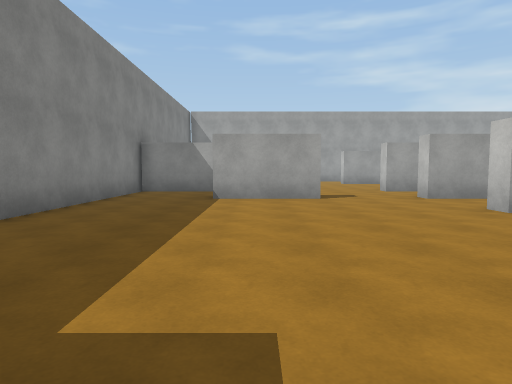
View 1 (above)

24 first-person views from a walk through a Unity game level. The camera is 1.4 m above the floor, tilts 4° down and sees 75° across. The floor is counted in squares, 2 m on a side. Each view is taken from the middle of a square. On the plan, view 1 faces up. The plan holds only what a view shows up to about 10 squares ahead; the rest is blank. The place goes on beyond the plan. Surface patterns are stand-ins for the level's own textures.

View 2
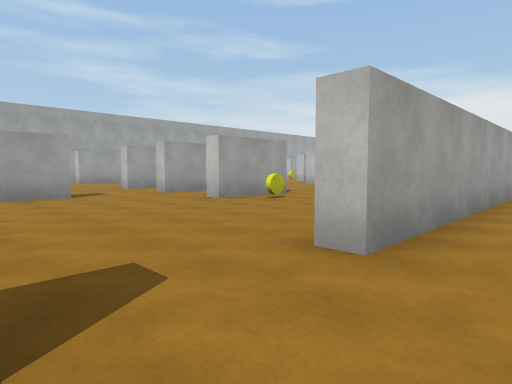

View 3
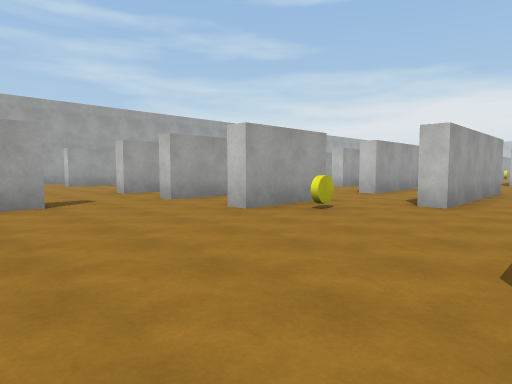

View 4
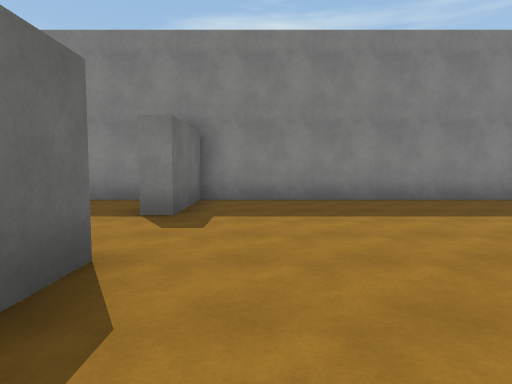

View 5
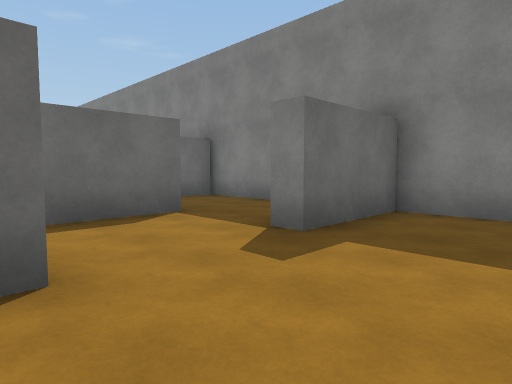

View 6
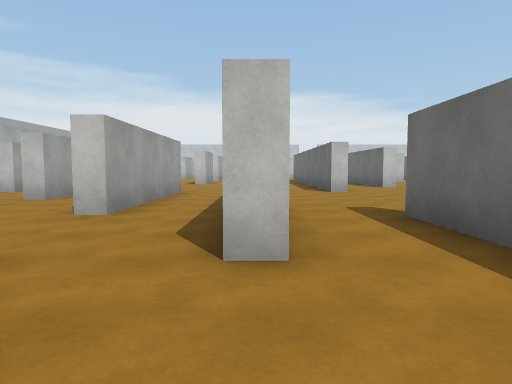

View 7
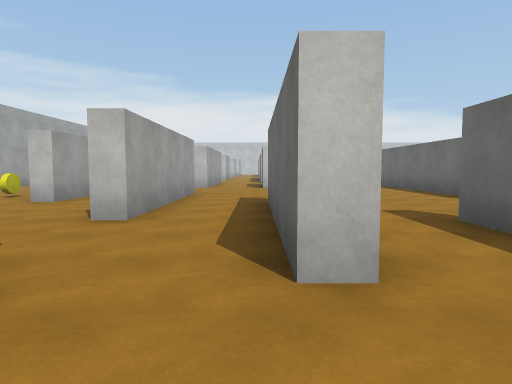

View 8
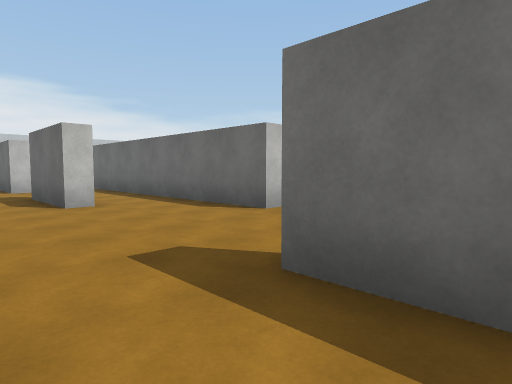

View 9
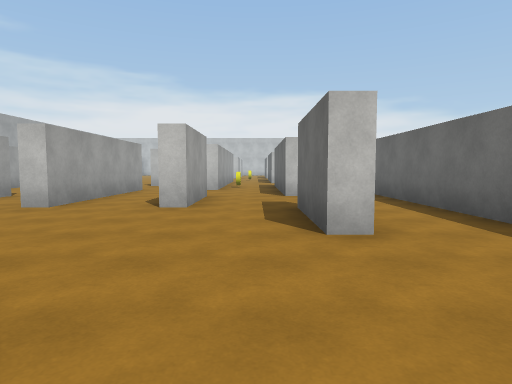

View 10
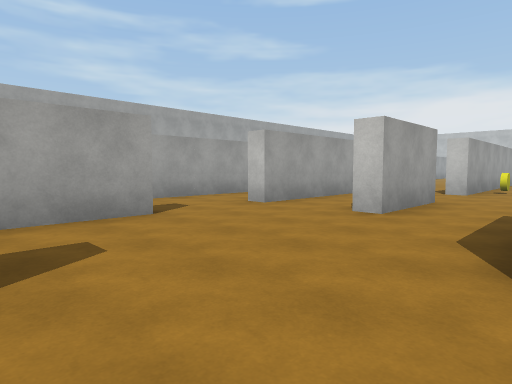

View 11
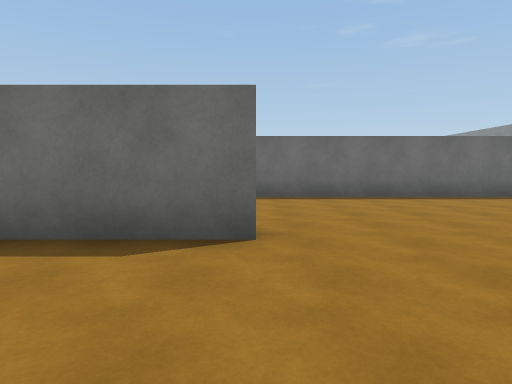

View 12
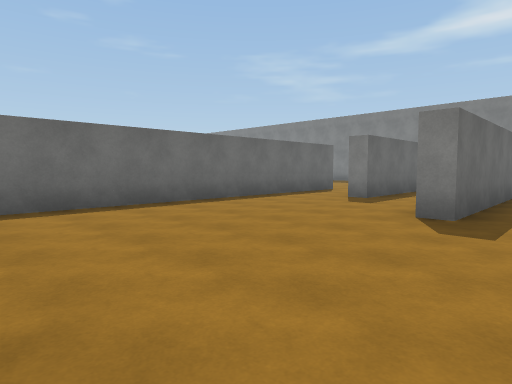

View 13
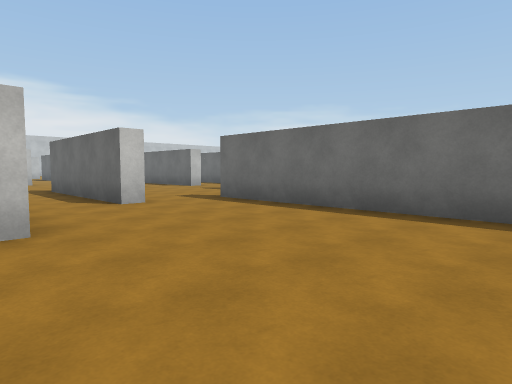

View 14
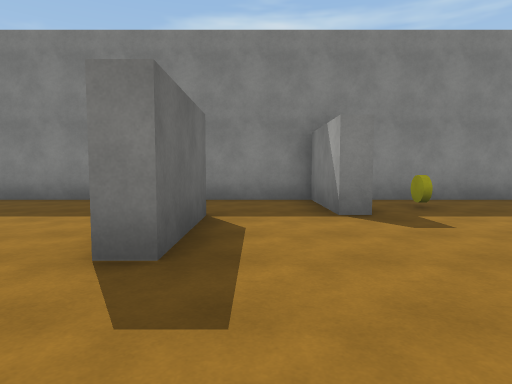

View 15
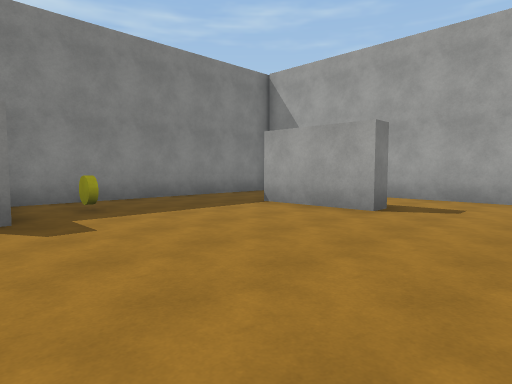

View 16
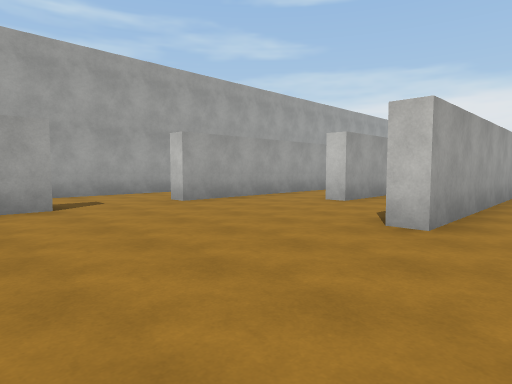

View 17
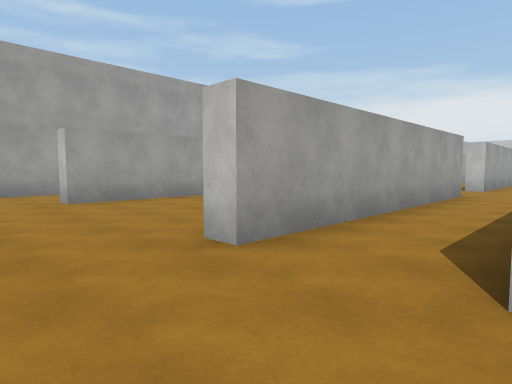

View 18
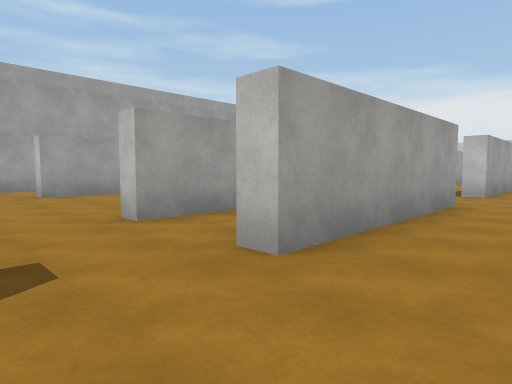

View 19
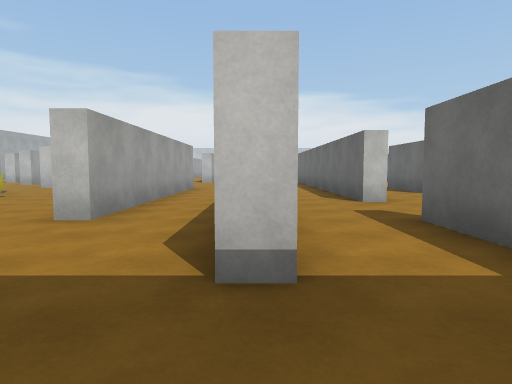

View 20
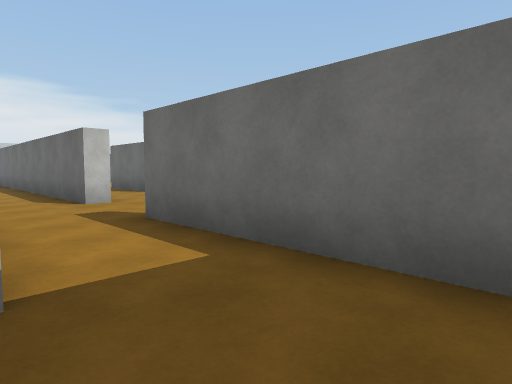

View 21
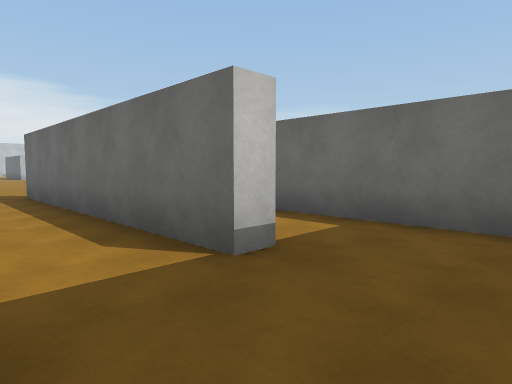

View 22
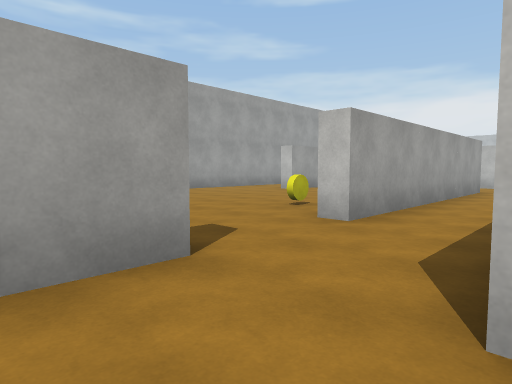

View 23
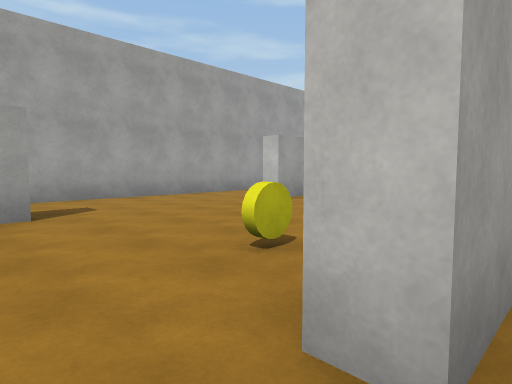

View 24
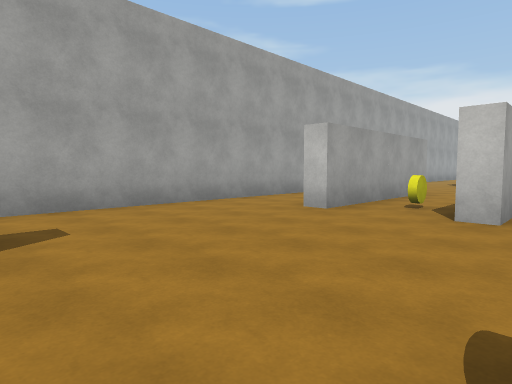

### Floor plan
Points are (right, up) in squares from view 1. A wall is a line through its corners. A room is listed if a view was taken in it or the views show most of it. See-through windows are left out.
Room 1 (views 1, 2, 3, 4, 5, 6, 18, 21)
walls: (1.5, 7.7) (-1, 7.7); (1.5, 0.2) (1.5, 0.7) (2.5, 0.7); (5.5, 5.2) (4, 5.2) (4, 5.8); (4.5, 0.7) (6.5, 0.7); (6.5, 2.7) (6.5, 3.2); (-3.6, 7.4) (-3.6, 0.7) (-1, 0.7) (-1, 0.2); (-1, -1.8) (0.5, -1.8); (-3.6, -0.6) (-3.6, -1.6)
ways out: opening at (6.5, 4.5) to room 2; opening at (-2.5, -2) to room 3; opening at (1, -0.5) to room 3; opening at (7.5, 2) to room 3; opening at (-2.5, 8) to room 4; opening at (2.5, 8) to room 4; opening at (4, 7) to room 4
objects: yellow cylinder (5, 4)
Room 2 (views 7, 8, 9, 10, 11, 12)
walls: (13.9, 5.2) (9, 5.2) (9, 5.7); (16.5, 2.6) (16.5, 3.2) (18.9, 3.2); (16.6, 7.7) (11.5, 7.7); (11.4, 5.7) (13.9, 5.7); (14, 0.7) (22.1, 0.7); (11.5, 2.7) (10.5, 2.7); (21.5, 5.2) (19, 5.2) (19, 5.8); (21.5, 2.8) (21.5, 3.2) (23, 3.2); (10.1, 3.2) (11.5, 3.2); (23, 7.7) (19, 7.7) (19, 8.2); (6.5, 5.2) (5.5, 5.2)
ways out: opening at (6.5, 4.5) to room 1; opening at (12, 2) to room 3; opening at (7.5, 6) to room 4; opening at (12.5, 7) to room 4; opening at (17.5, 8) to room 4
Room 3 (views 13, 19, 20)
walls: (8.5, 0.2) (1.5, 0.2); (10.5, 2.7) (6.5, 2.7); (6.5, 0.7) (9, 0.7) (9, 0.2); (14, 0.1) (14, 0.7); (16.5, -2.2) (16.5, -1.8) (21.5, -1.8); (4, -4.3) (16.5, -4.3); (0.5, -1.8) (6.5, -1.8) (6.5, -2.2); (-1, -2.4) (-1, -1.8); (-3.6, -1.6) (-3.6, -4.3) (1.5, -4.3)
ways out: opening at (-2.5, -2) to room 1; opening at (1, -0.5) to room 1; opening at (7.5, 2) to room 1; opening at (12, 2) to room 2; opening at (2.5, -4); opening at (17, -3)
Room 4 (views 14, 15, 16, 17, 22, 23)
walls: (6.5, 12.7) (6.5, 13.2); (9, 7.7) (4, 7.7) (4, 8.2); (5.5, 15.2) (4, 15.2); (9, 5.7) (11.4, 5.7); (11.6, 10.2) (4, 10.2) (4, 10.8); (11.5, 7.7) (11.5, 8.2); (1.5, 15.2) (-1, 15.2); (-1, 10.9) (-1, 10.2) (-3.6, 10.2) (-3.6, 7.4); (-1, 8.3) (1.5, 8.3) (1.5, 7.7); (-3.6, 15.4) (-3.6, 11.1); (21.5, 10.2) (14, 10.2) (14, 10.8)
ways out: opening at (-2.5, 8) to room 1; opening at (2.5, 8) to room 1; opening at (4, 7) to room 1; opening at (7.5, 6) to room 2; opening at (12.5, 7) to room 2; opening at (17.5, 8) to room 2; opening at (-2.5, 16) to room 5; opening at (2.5, 16) to room 5; opening at (6.7, 13.7) to room 5; opening at (12.5, 11) to room 5; opening at (22.5, 11) to room 5
objects: yellow cylinder (-2, 12)
Room 5 (view 24)
walls: (8.6, 12.7) (6.5, 12.7); (8, 15.2) (5.5, 15.2); (19.9, 12.7) (19, 12.7) (19, 13.2); (5.1, 18.1) (0.4, 18.1); (4, 15.2) (4, 15.8); (22.1, 18.1) (14.5, 18.1); (23.5, 15.2) (19, 15.2) (19, 15.8); (1.5, 15.9) (1.5, 15.2); (-3.6, 16.6) (-3.6, 15.4)
ways out: opening at (-2.5, 16) to room 4; opening at (2.5, 16) to room 4; opening at (6.7, 13.7) to room 4; opening at (12.5, 11) to room 4; opening at (22.5, 11) to room 4
objects: yellow cylinder (15, 12); yellow cylinder (20, 14)

Positions as (right, up) in squares from view 1, and headings:
1: (0, 0), facing up
2: (-1, -1), facing up-right
3: (0, 1), facing up-right
4: (4, 2), facing left
5: (2, 3), facing down-left
6: (4, 3), facing right
7: (7, 6), facing right
8: (10, 5), facing down-right
9: (13, 4), facing right
10: (14, 3), facing up-right
11: (14, 4), facing down
12: (14, 2), facing down-left
13: (10, 1), facing down-right
14: (4, 9), facing left
15: (4, 10), facing up-left
16: (0, 9), facing up-right
17: (2, 8), facing up-right
18: (2, 6), facing up-right
19: (-3, -2), facing right
20: (-3, -2), facing down-right
21: (-3, 0), facing down-right
22: (10, 8), facing up-right
23: (13, 10), facing up-right
24: (14, 12), facing up-right
